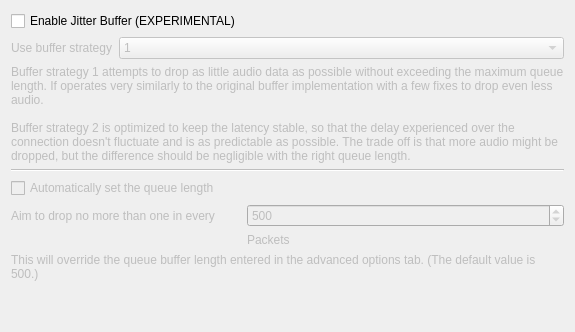
      <widget class="QWidget" name="JitterTab">
       <attribute name="title">
        <string>Jitter Buffer</string>
       </attribute>
       <layout class="QGridLayout" name="gridLayout_8">
        <item row="7" column="2">
         <widget class="QSpinBox" name="autoQueueSpinBox">
          <property name="enabled">
           <bool>false</bool>
          </property>
          <property name="sizePolicy">
           <sizepolicy hsizetype="MinimumExpanding" vsizetype="Fixed">
            <horstretch>0</horstretch>
            <verstretch>0</verstretch>
           </sizepolicy>
          </property>
          <property name="maximum">
           <number>1000000</number>
          </property>
          <property name="singleStep">
           <number>100</number>
          </property>
          <property name="value">
           <number>500</number>
          </property>
         </widget>
        </item>
        <item row="9" column="0" colspan="3">
         <widget class="QLabel" name="autoQueueExplanationLabel">
          <property name="enabled">
           <bool>false</bool>
          </property>
          <property name="text">
           <string>This will override the queue buffer length entered in the advanced options tab. (The default value is 500.)</string>
          </property>
          <property name="wordWrap">
           <bool>true</bool>
          </property>
         </widget>
        </item>
        <item row="3" column="0" colspan="3">
         <widget class="Line" name="bufferLine">
          <property name="enabled">
           <bool>false</bool>
          </property>
          <property name="orientation">
           <enum>Qt::Horizontal</enum>
          </property>
         </widget>
        </item>
        <item row="8" column="2">
         <widget class="QLabel" name="packetsLabel">
          <property name="enabled">
           <bool>false</bool>
          </property>
          <property name="text">
           <string>Packets</string>
          </property>
         </widget>
        </item>
        <item row="7" column="0" colspan="2">
         <widget class="QLabel" name="autoQueueLabel">
          <property name="enabled">
           <bool>false</bool>
          </property>
          <property name="sizePolicy">
           <sizepolicy hsizetype="Maximum" vsizetype="Preferred">
            <horstretch>0</horstretch>
            <verstretch>0</verstretch>
           </sizepolicy>
          </property>
          <property name="text">
           <string>Aim to drop no more than one in every</string>
          </property>
         </widget>
        </item>
        <item row="1" column="1" colspan="2">
         <widget class="QComboBox" name="bufferStrategyComboBox">
          <property name="enabled">
           <bool>false</bool>
          </property>
          <property name="currentIndex">
           <number>0</number>
          </property>
          <item>
           <property name="text">
            <string>1</string>
           </property>
          </item>
          <item>
           <property name="text">
            <string>2</string>
           </property>
          </item>
         </widget>
        </item>
        <item row="10" column="0">
         <spacer name="verticalSpacer">
          <property name="orientation">
           <enum>Qt::Vertical</enum>
          </property>
          <property name="sizeHint" stdset="0">
           <size>
            <width>20</width>
            <height>40</height>
           </size>
          </property>
         </spacer>
        </item>
        <item row="0" column="0" colspan="2">
         <widget class="QCheckBox" name="jitterCheckBox">
          <property name="text">
           <string>Enable Jitter Buffer (EXPERIMENTAL)</string>
          </property>
         </widget>
        </item>
        <item row="1" column="0">
         <widget class="QLabel" name="bufferStrategyLabel">
          <property name="enabled">
           <bool>false</bool>
          </property>
          <property name="sizePolicy">
           <sizepolicy hsizetype="Maximum" vsizetype="Preferred">
            <horstretch>0</horstretch>
            <verstretch>0</verstretch>
           </sizepolicy>
          </property>
          <property name="text">
           <string>Use buffer strategy</string>
          </property>
         </widget>
        </item>
        <item row="2" column="0" colspan="3">
         <widget class="QLabel" name="strategyExplanationLabel">
          <property name="enabled">
           <bool>false</bool>
          </property>
          <property name="text">
           <string>Buffer strategy 1 attempts to drop as little audio data as possible without exceeding the maximum queue length. If operates very similarly to the original buffer implementation with a few fixes to drop even less audio.

Buffer strategy 2 is optimized to keep the latency stable, so that the delay experienced over the connection doesn't fluctuate and is as predictable as possible. The trade off is that more audio might be dropped, but the difference should be negligible with the right queue length.</string>
          </property>
          <property name="wordWrap">
           <bool>true</bool>
          </property>
         </widget>
        </item>
        <item row="6" column="0" colspan="3">
         <widget class="QCheckBox" name="autoQueueCheckBox">
          <property name="enabled">
           <bool>false</bool>
          </property>
          <property name="text">
           <string>Automatically set the queue length</string>
          </property>
         </widget>
        </item>
       </layout>
      </widget>
